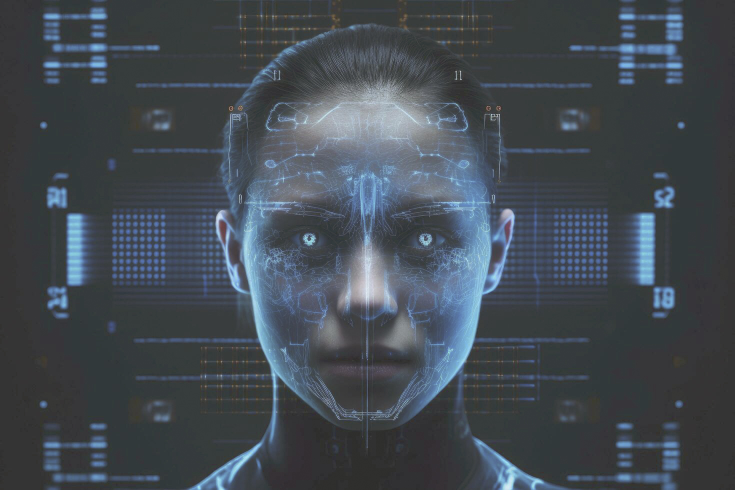
#> input picture images/detection home.jpg, 1470 x 980 px (shown at 1/2 size)
$ python -i face_recognition.py   (imports and definitions only)
#> lines starting #> are read from the running program, lines starting #| are printed output that depends on the picture
"""OpenCV-compatible fallback for the external ``face_recognition`` package.

It supports the subset used by this application when dlib is not installed.
It is intended for local demos, not production biometric authentication.
"""
import cv2
import numpy as np

_FACE_CASCADE = cv2.CascadeClassifier(
    cv2.data.haarcascades + "haarcascade_frontalface_default.xml"
)


def load_image_file(file):
    image = cv2.imread(str(file))
    if image is None:
        raise ValueError("Unable to load image")
    return cv2.cvtColor(image, cv2.COLOR_BGR2RGB)


def face_locations(image, number_of_times_to_upsample=1, model="hog"):
#> called with number_of_times_to_upsample = 1, model = 'hog'
    if image is None:
        return []
    gray = cv2.cvtColor(image, cv2.COLOR_RGB2GRAY) if image.ndim == 3 else image
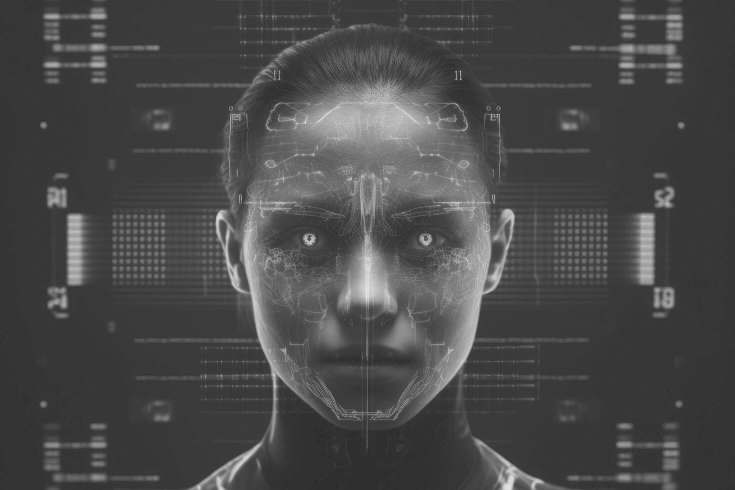
#> gray: shape (980, 1470) (shown at 1/2 size); min 43, max 248, mean 73.3
    scale = 1.05 if number_of_times_to_upsample > 1 else 1.1
    faces = _FACE_CASCADE.detectMultiScale(gray, scaleFactor=scale,
                                           minNeighbors=5, minSize=(48, 48))
#> faces = [[399, 217, 666, 666]]
    return [(int(y), int(x + w), int(y + h), int(x)) for x, y, w, h in faces]


def face_encodings(face_image, known_face_locations=None, num_jitters=1, model="small"):
    locations = known_face_locations if known_face_locations is not None else face_locations(face_image)
#> locations = [(217, 1065, 883, 399)]
    encodings = []
    for top, right, bottom, left in locations:
        crop = face_image[max(0, top):max(0, bottom), max(0, left):max(0, right)]
        if crop.size == 0:
            continue
        gray = cv2.cvtColor(crop, cv2.COLOR_RGB2GRAY) if crop.ndim == 3 else crop
        gray = cv2.equalizeHist(cv2.resize(gray, (64, 64)))
        descriptor = gray.astype(np.float32).reshape(-1)
        descriptor -= descriptor.mean()
        norm = np.linalg.norm(descriptor)
        if norm:
            descriptor /= norm
        encodings.append(descriptor)
#> this loop made 1 pass
#> (top, right, bottom, left, norm) on pass 1: (217, 1065, 883, 399, 4648)
#> pass 1, in face_encodings, `crop = face_image[max(0, top):max(0, bottom), max(0, left):max(0, righ..`:
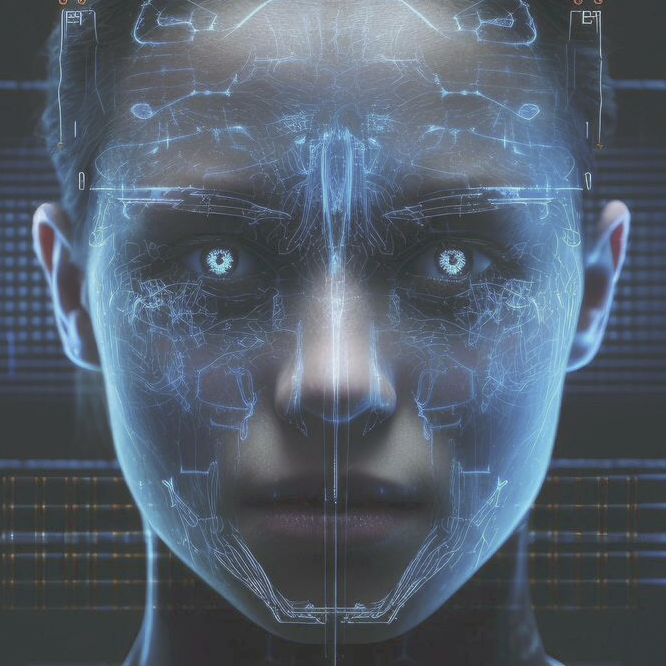
#> crop: shape (666, 666, 3); mean R, G, B 83.8, 95, 108.4
#> pass 1, in face_encodings, `gray = cv2.cvtColor(crop, cv2.COLOR_RGB2GRAY) if crop.ndim == 3 else c..`:
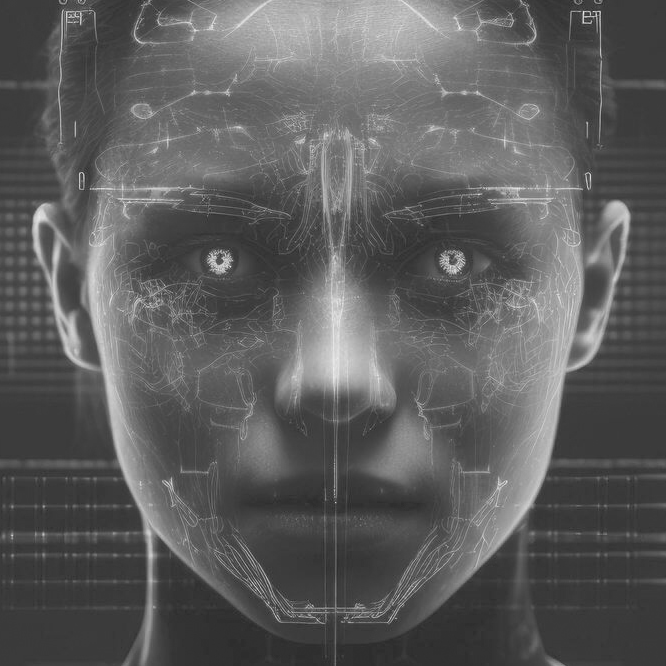
#> gray: shape (666, 666); min 44, max 242, mean 93.2
#> pass 1, in face_encodings, `gray = cv2.equalizeHist(cv2.resize(gray, (64, 64)))`:
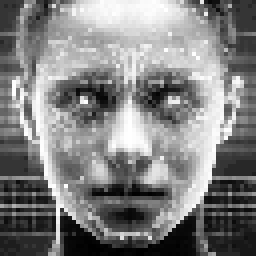
#> gray: shape (64, 64) (shown 4 times larger); min 0, max 255, mean 129.1
#> after the loop, encodings = 1 item
    return encodings


def face_distance(face_encodings, face_to_compare):
    if not face_encodings:
        return np.array([])
    comparisons = np.asarray(face_encodings, dtype=np.float32)
    target = np.asarray(face_to_compare, dtype=np.float32)
    cosine = np.clip(comparisons @ target, -1.0, 1.0)
    return 1.0 - cosine


def compare_faces(known_face_encodings, face_encoding_to_check, tolerance=0.6):
    return list(face_distance(known_face_encodings, face_encoding_to_check) <= tolerance)

>>> import cv2
>>> picture = cv2.cvtColor(cv2.imread('images/detection home.jpg'), cv2.COLOR_BGR2RGB)
>>> result = face_encodings(picture)
#> result = 1 item
